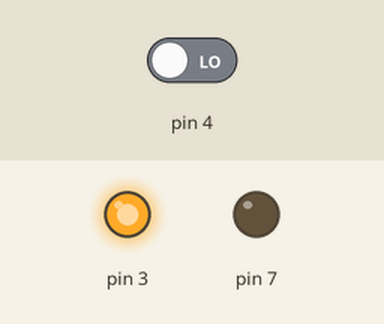
The sketch below on a simulated Arduino Uno, built with avr-gcc and run on an emulated ATmega328P. On the bench: output pins drawn as LEDs (lit = HIGH). Inputs (shaded band) come from the test bench; at power-on: pin 4 LOW.

Above: at 1.2 s.
1.3 s: pin 4 driven HIGH
At 2.5 s:
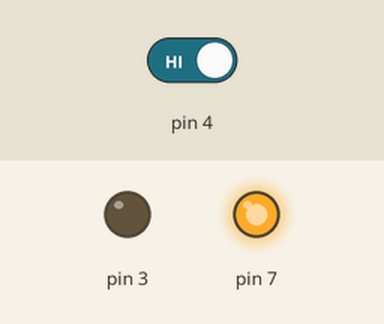
2.8 s: pin 4 driven LOW
At 3.9 s:
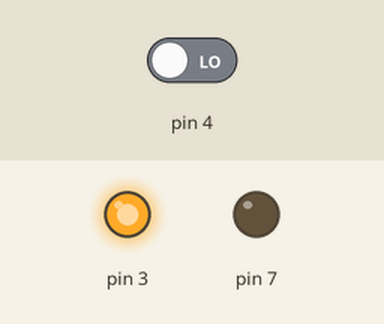
Timing chart, 0 to 5.8 s (numbered marks = the images above; inputs shaded):
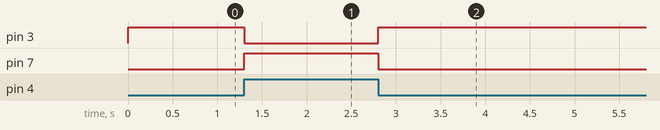

The sketch:

Rele1.ino
```cpp
void setup() {
  Serial.begin(9600);
  pinMode(7, OUTPUT);
  pinMode(3, OUTPUT);
  pinMode(4,INPUT);

}

void loop() {
 if(digitalRead(4) == 1){
    digitalWrite(7, HIGH);
    digitalWrite(3,LOW);
  }else{
    digitalWrite(3, HIGH);
    digitalWrite(7, LOW);
  }
}
```

Measured:
- after the input at 1.3 s, pin 3: HIGH → LOW at once; pin 7: LOW → HIGH at once
- after the input at 2.8 s, pin 3: LOW → HIGH at once; pin 7: HIGH → LOW at once
